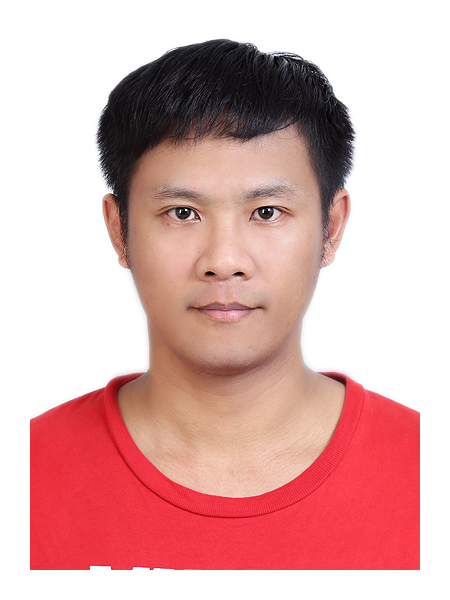
#> input picture ch27/Me.JPG, 450 x 600 px, found by its file name
$ python ex2.py
#> lines starting #> are read from the running program, lines starting #| are printed output that depends on the picture
# ch27_18.py
from PIL import Image

pict = Image.open("Me.jpg")               # 建立Pillow物件
#> pict is the input picture: PIL image 450x600 RGB; mean R, G, B 220.4, 174.3, 172.9
copyPict = pict.copy()                          # 複製
width, height = copyPict.size
#> width = 450; height = 600
resizePict = copyPict.resize((int(width/4),int(height/4)))
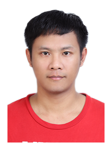
#> resizePict: PIL image 112x150 RGB; mean R, G, B 220.4, 174.2, 172.8
# cropPict = copyPict.crop((80, 30, 300, 200))    # 裁切區間
cropWidth, cropHeight = resizePict.size           # 獲得裁切區間的寬與高
#> cropWidth = 112; cropHeight = 150

width, height = 600, 340                        # 新影像寬與高
newImage = Image.new('RGB', (width, height), "Yellow")  # 建立新影像
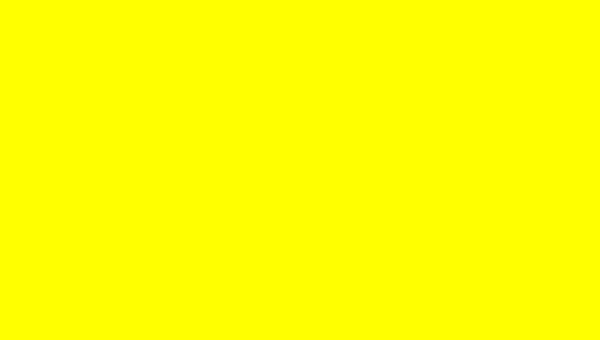
#> newImage: PIL image 600x340 RGB; mean R, G, B 255, 255, 0
for x in range(20, width-20, cropWidth):         # 雙層迴圈合成
    for y in range(20, height-20, cropHeight):
        newImage.paste(resizePict, (x, y))        # 合成
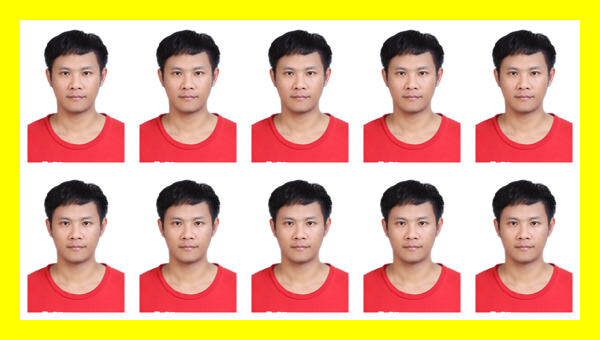
#> newImage: PIL image 600x340 RGB; mean R, G, B 226.5, 188.4, 142.3

newImage.save("ex2_1.jpg")                   # 儲存
